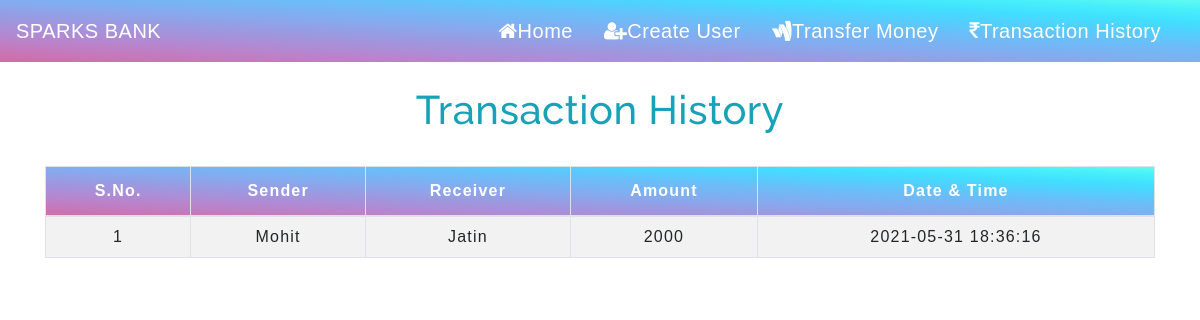
The page /transactionhistory.php on the database its author committed.
### tables this page shows
CREATE TABLE `transaction` (
  `sno` int(3) NOT NULL,
  `sender` text NOT NULL,
  `receiver` text NOT NULL,
  `balance` int(8) NOT NULL,
  `datetime` datetime NOT NULL DEFAULT current_timestamp()
);

### transactionhistory.php (the view, shortened to what this page needs)
<!DOCTYPE html>
<html lang="en">
<head>
   <?php
  include 'allcss.php';
?>
</head>
<body>
<?php
  include 'navbar.php';
?>
<div class="container">
        <h2 class="text-center pt-4 text-info">Transaction History</h2>
        <br>
    <div class="table-responsive-sm">
    <table class="table table-hover table-striped table-condensed table-bordered">
        <thead>
            <tr>
                <th class="text-center">S.No.</th>
                <th class="text-center">Sender</th>
                <th class="text-center">Receiver</th>
                <th class="text-center">Amount</th>
                <th class="text-center">Date & Time</th>
            </tr>
        </thead>
        <tbody>
        <?php
            include 'sql/config.php';
             $sql ="select * from transaction";
             $query =mysqli_query($conn, $sql);
             while($rows = mysqli_fetch_assoc($query))
            {
        ?>
            <tr>
            <td class="py-2"><?php echo $rows['sno']; ?></td>
            <td class="py-2"><?php echo $rows['sender']; ?></td>
            <td class="py-2"><?php echo $rows['receiver']; ?></td>
            <td class="py-2"><?php echo $rows['balance']; ?> </td>
            <td class="py-2"><?php echo $rows['datetime']; ?> </td>
        <?php
            }
         ?>
        </tbody>
    </table>
    </div>
</div>
</body>
</html>

### css/style.css (style rules this page uses)
* { padding: 0; margin: 0; box-sizing: border-box; font-family: sans-serif; }

### css/navbar.css (style rules this page uses)
h2 { letter-spacing: 0.5px; font-family: raleway; }

### css/table.css (style rules this page uses)
* { padding: 0; margin: 0; box-sizing: border-box; font-family: sans-serif; }
h2 { font-size: 40px; }
table { letter-spacing: 1.2px; }
td { text-align: center; }

### transactionhistory.php (style rules this page uses)
thead { background-image: linear-gradient(to right top, #d16ba5, #c777b9, #ba83ca, #aa8fd8, #9a9ae1, #8aa7ec, #79b3f4, #69bff8, #52cffe, #41dfff, #46eefa, #5ffbf1); color: white; }

### rows shown on the page
transaction: sno "1", sender "Mohit", receiver "Jatin", balance "2000", datetime "2021-05-31 18:36:16"
